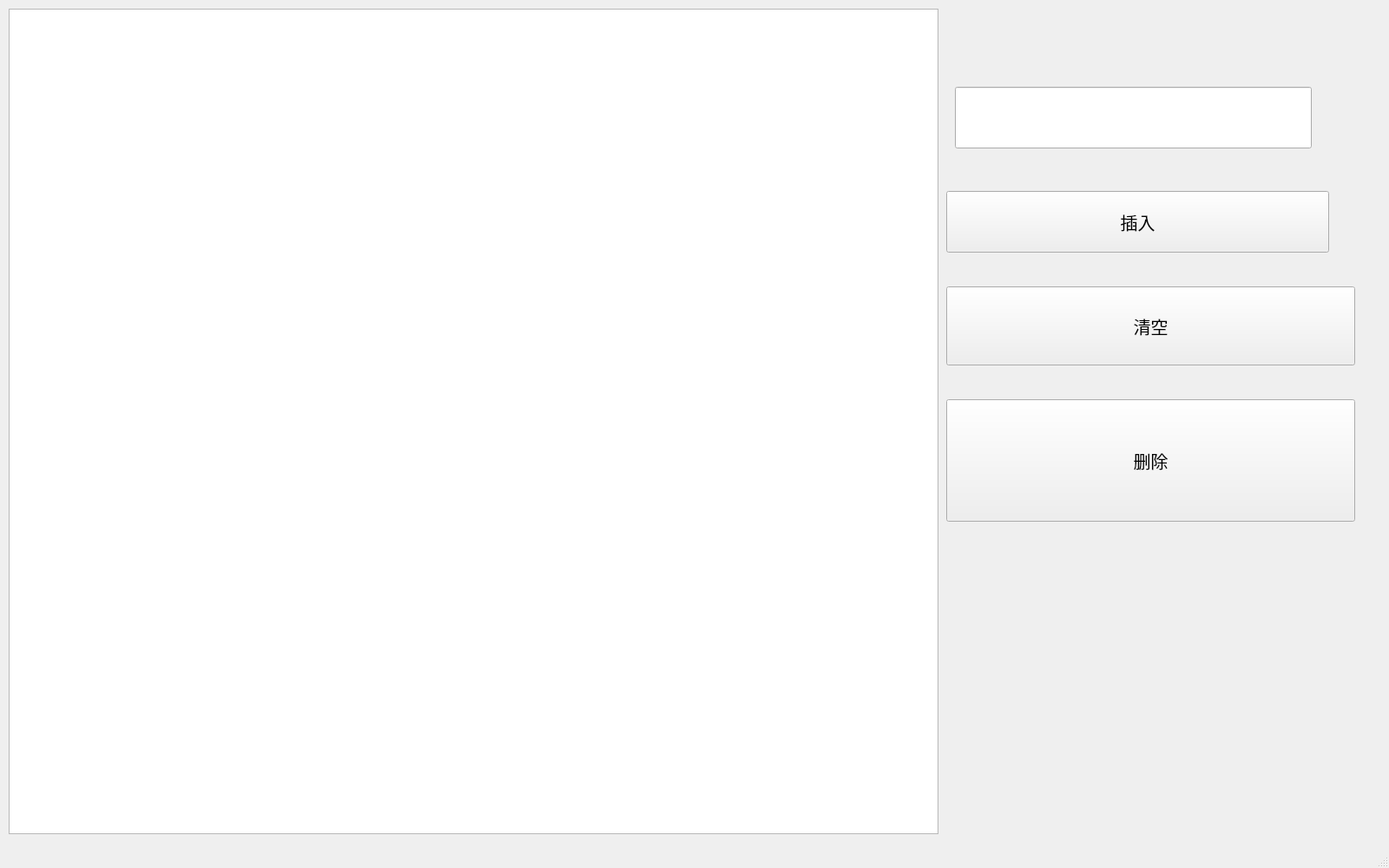
<?xml version="1.0" encoding="UTF-8"?>
<ui version="4.0">
 <class>MainWindow</class>
 <widget class="QMainWindow" name="MainWindow">
  <property name="geometry">
   <rect>
    <x>0</x>
    <y>0</y>
    <width>1600</width>
    <height>1000</height>
   </rect>
  </property>
  <property name="windowTitle">
   <string>MainWindow</string>
  </property>
  <widget class="QWidget" name="centralwidget">
   <widget class="QGraphicsView" name="graphicsView">
    <property name="geometry">
     <rect>
      <x>10</x>
      <y>10</y>
      <width>1071</width>
      <height>951</height>
     </rect>
    </property>
   </widget>
   <widget class="QLineEdit" name="lineEdit">
    <property name="geometry">
     <rect>
      <x>1100</x>
      <y>100</y>
      <width>411</width>
      <height>71</height>
     </rect>
    </property>
   </widget>
   <widget class="QPushButton" name="insertBtn">
    <property name="geometry">
     <rect>
      <x>1090</x>
      <y>220</y>
      <width>441</width>
      <height>71</height>
     </rect>
    </property>
    <property name="font">
     <font>
      <pointsize>15</pointsize>
     </font>
    </property>
    <property name="text">
     <string>插入</string>
    </property>
   </widget>
   <widget class="QPushButton" name="clearBtn">
    <property name="geometry">
     <rect>
      <x>1090</x>
      <y>330</y>
      <width>471</width>
      <height>91</height>
     </rect>
    </property>
    <property name="font">
     <font>
      <pointsize>15</pointsize>
     </font>
    </property>
    <property name="text">
     <string>清空</string>
    </property>
   </widget>
   <widget class="QPushButton" name="deleteBtn">
    <property name="geometry">
     <rect>
      <x>1090</x>
      <y>460</y>
      <width>471</width>
      <height>141</height>
     </rect>
    </property>
    <property name="font">
     <font>
      <pointsize>15</pointsize>
     </font>
    </property>
    <property name="text">
     <string>删除</string>
    </property>
   </widget>
  </widget>
  <widget class="QMenuBar" name="menubar">
   <property name="geometry">
    <rect>
     <x>0</x>
     <y>0</y>
     <width>1600</width>
     <height>21</height>
    </rect>
   </property>
  </widget>
  <widget class="QStatusBar" name="statusbar"/>
 </widget>
 <resources/>
 <connections/>
</ui>
